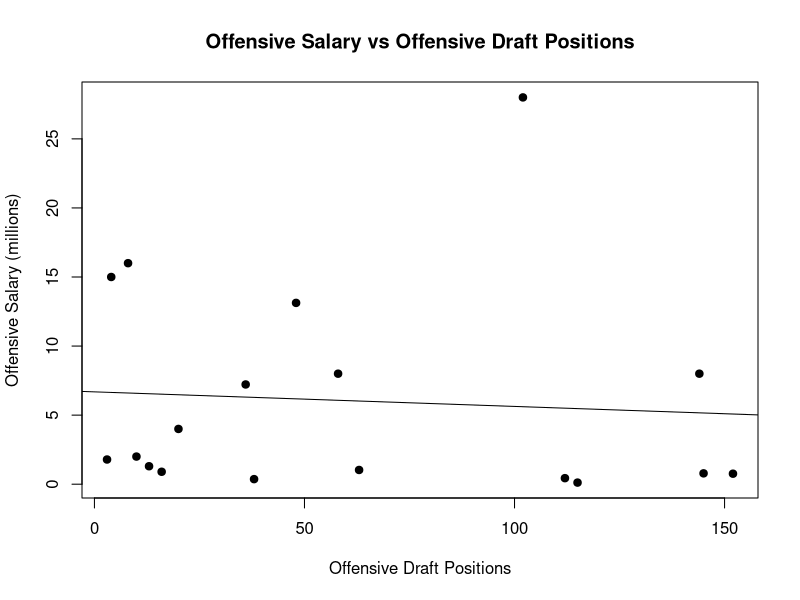
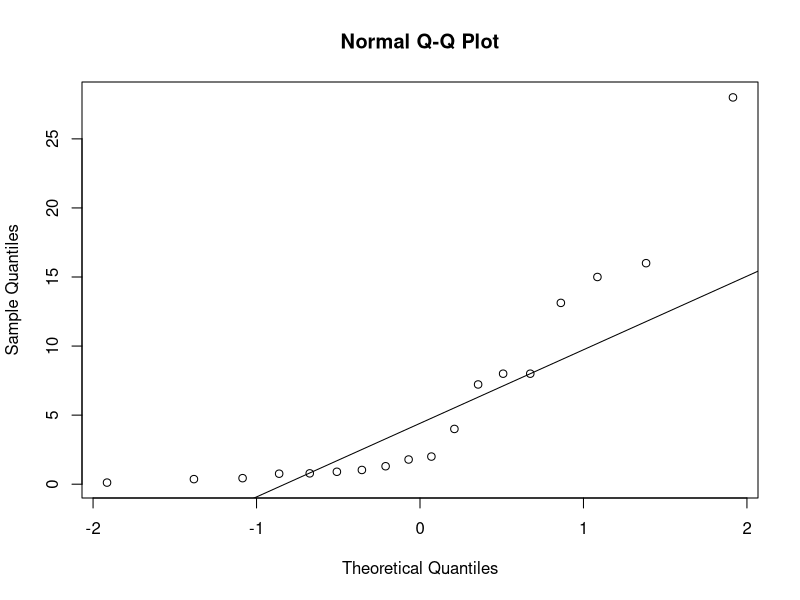
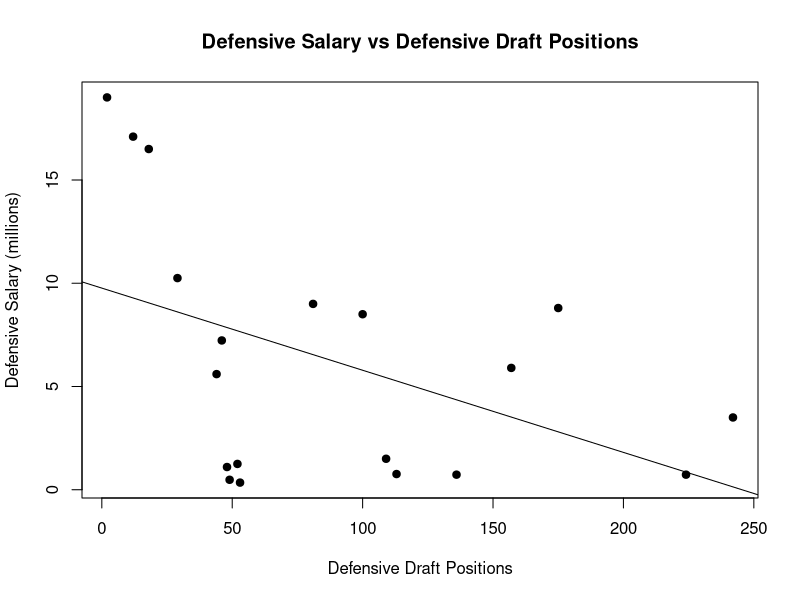
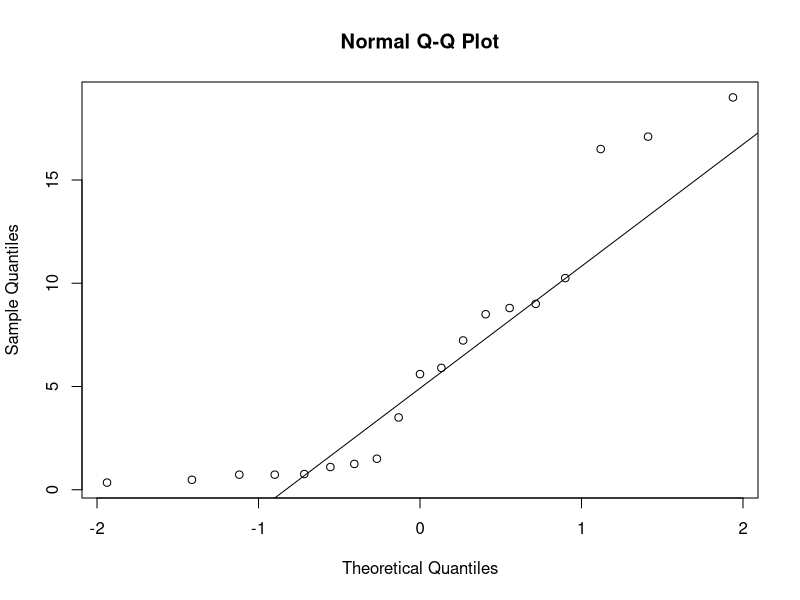

Generate these figures, in order, with R:
## ---- chunk 1
knitr::opts_chunk$set(echo = TRUE)
## ---- chunk 2
#setwd("~/Spring/Stat/Final")
setwd("~/Desktop/BokeyZhangFinalR")
QB_Data <- read.csv("QB_Data.csv")
RB_Data <- read.csv("RB_Data.csv")
WR_Data <- read.csv("WR_Data.csv")
DL_Data <- read.csv("DL_Data.csv")
LB_Data <- read.csv("LB_Data.csv")
DB_Data <- read.csv("DB_Data.csv")
Offense <- read.csv("Offense.csv")
Defense <- read.csv("Defense.csv")
## ---- chunk 3
Mode <- function(x) {
  ux <- unique(x)
  ux[which.max(tabulate(match(x, ux)))]
}

FindOutliers <- function(x) {
  lowerq = quantile(x)[2]
  upperq = quantile(x)[4]
  iqr = upperq - lowerq
  extreme.threshold.upper = (iqr * 3) + upperq
  extreme.threshold.lower = lowerq - (iqr * 3)
  result <- which(x > extreme.threshold.upper | x < extreme.threshold.lower)
}
## ---- chunk 4
OffenseDraftOrders <- Offense$Draft.Order
OffenseSalary <- Offense$Avg.Salary..million.
## ---- chunk 5
AvgOffenseSalary <- mean(OffenseSalary)
MedianOffenseSalary <- median(OffenseSalary)
ModeOffenseSalary <- Mode(OffenseSalary)
AvgOffenseSalary
MedianOffenseSalary
ModeOffenseSalary
## ---- chunk 6
RangeOffenseSalary <- range(OffenseSalary)
VarianceOffenseSalary <- var(OffenseSalary)
StdOffenseSalary <- sqrt(VarianceOffenseSalary)
RangeOffenseSalary
VarianceOffenseSalary
StdOffenseSalary
## ---- chunk 7
cor.test(OffenseDraftOrders, OffenseSalary)
## ---- chunk 8
lm(OffenseSalary ~ OffenseDraftOrders)
## ---- chunk 9
plot(OffenseDraftOrders, OffenseSalary, main="Offensive Salary vs Offensive Draft Positions",
   xlab="Offensive Draft Positions", ylab="Offensive Salary (millions)", pch=19)
abline(lm(OffenseSalary ~ OffenseDraftOrders))
## ---- chunk 10
qqnorm(OffenseSalary)
qqline(OffenseSalary)
## ---- chunk 11
OffenseOutliers <- FindOutliers(OffenseSalary)
OffenseOutliers
## ---- chunk 12
DefensiveDraftOrders <- Defense$Draft.Order
DefenseSalary <- Defense$Avg.Salary
## ---- chunk 13
AvgDefenseSalary <- mean(DefenseSalary)
MedianDefenseSalary <- median(DefenseSalary)
ModeDefenseSalary <- Mode(DefenseSalary)
AvgDefenseSalary
MedianDefenseSalary
ModeDefenseSalary
## ---- chunk 14
RangeDefenseSalary <- range(DefenseSalary)
VarianceDefenseSalary <- var(DefenseSalary)
StdDefenseSalary <- sqrt(VarianceDefenseSalary)
RangeDefenseSalary
VarianceDefenseSalary
StdDefenseSalary
## ---- chunk 15
cor.test(DefensiveDraftOrders, DefenseSalary)
## ---- chunk 16
lm(DefenseSalary ~ DefensiveDraftOrders)
## ---- chunk 17
plot(DefensiveDraftOrders, DefenseSalary, main="Defensive Salary vs Defensive Draft Positions",
   xlab="Defensive Draft Positions", ylab="Defensive Salary (millions)", pch=19)
abline(lm(DefenseSalary ~ DefensiveDraftOrders))
## ---- chunk 18
qqnorm(DefenseSalary)
qqline(DefenseSalary)
## ---- chunk 19
DefensiveOutliers <- FindOutliers(DefenseSalary)
DefensiveOutliers
## ---- chunk 20
MeanDBInts <- mean(DB_Data$Ints)
MeanDBInts
## ---- chunk 21
MeanDLTackles <- mean(DL_Data$Tackles)
MeanDLSacks <- mean(DL_Data$Sacks)
MeanDLTackles
MeanDLSacks
## ---- chunk 22
MeanLBTackles <- mean(LB_Data$Tackles)
MeanLBSacks <- mean(LB_Data$Sacks)
MeanLBTackles
MeanLBSacks
## ---- chunk 23
QB_Qbr <- QB_Data$QBR
mean(QB_Qbr)
median(QB_Qbr)
Mode(QB_Qbr)

range(QB_Qbr)
var(QB_Qbr)
sqrt(var(QB_Qbr))
## ---- chunk 24
RB_TDs <- RB_Data$Touchdowns
mean(RB_TDs)
median(RB_TDs)
Mode(RB_TDs)

range(RB_TDs)
var(RB_TDs)
sqrt(var(RB_TDs))
## ---- chunk 25
WR_TDs <- WR_Data$Touchdowns
mean(WR_TDs)
median(WR_TDs)
Mode(WR_TDs)

range(WR_TDs)
var(WR_TDs)
sqrt(var(WR_TDs))
